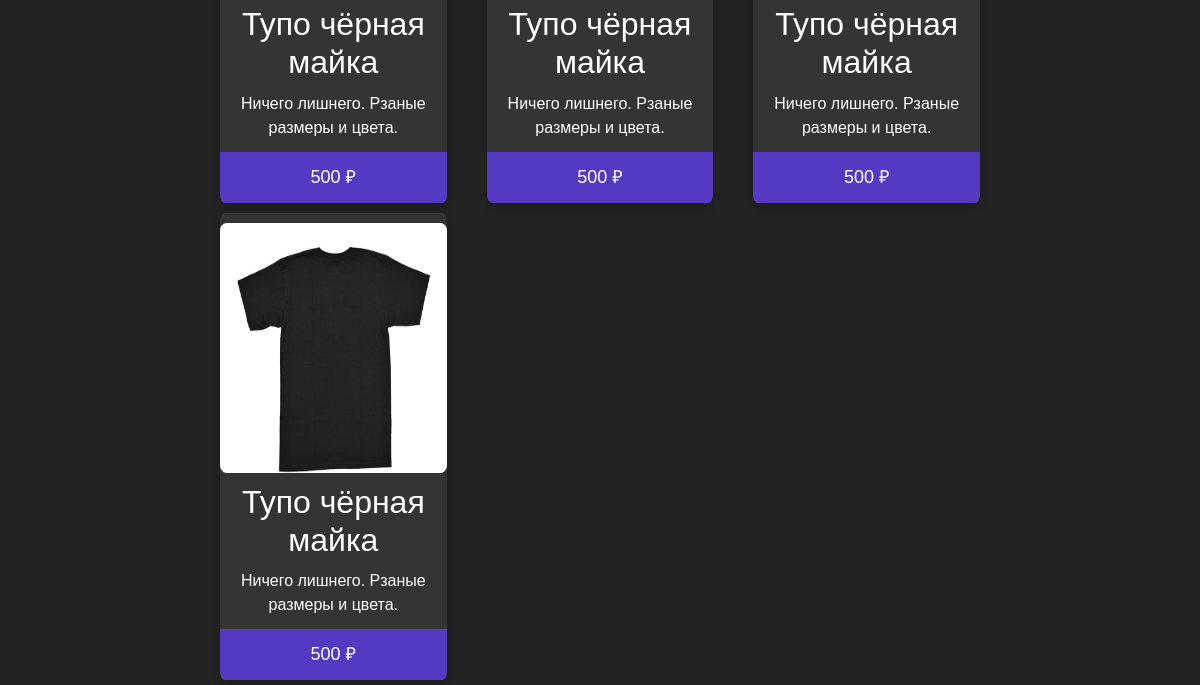
The app's page / (lower part), older data.
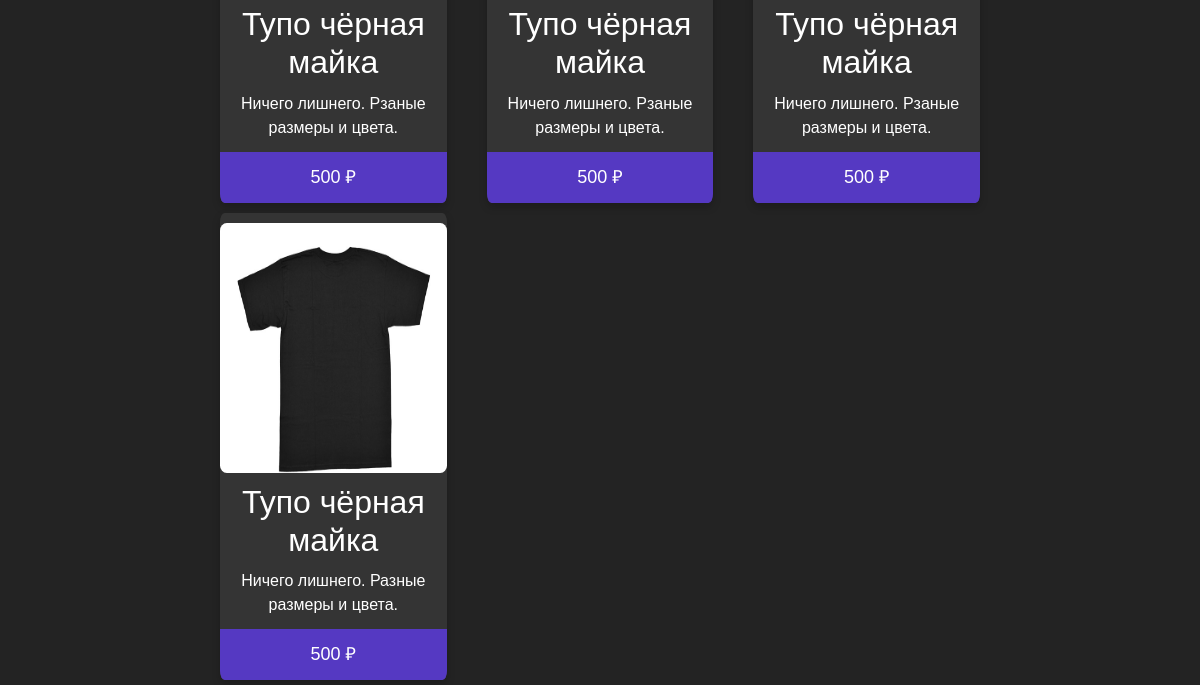
The same page, newer data.
### JustSimpleShop/models.py (models this page shows, shortened)
class Product(models.Model):
    category = models.ForeignKey(Category, related_name="products", on_delete=models.CASCADE)
    name = models.CharField(max_length=100, db_index=True)
    slug = models.SlugField(max_length=100, db_index=True)
    description = models.TextField(blank=True)
    price = models.PositiveIntegerField()
    available = models.BooleanField(default=True)
    stock = models.PositiveIntegerField()
    created_at = models.DateTimeField(auto_now_add=True)
    updated_at = models.DateTimeField(auto_now=True)
    image = models.ImageField(upload_to='products/%Y/%m/%d', blank=True)
    class Meta:
        ordering = ('name',)
        index_together = (('id', 'slug'),)
    def get_absolute_url(self):
        return reverse('JustSimpleShop:product_detail', args=[self.id, self.slug])

### JustSimpleShop/views.py (the view)
# urls.py: url(r'^$', views.product_list, name='product_list'),
def product_list(request, category_slug=None):
    category = None
    categories = Category.objects.all()
    products = Product.objects.filter(available=True)
    if category_slug:
        category = get_object_or_404(Category, slug=category_slug)
        products = Product.objects.filter(category=category)
    context = {
        'category': category,
        'categories': categories,
        'products': products
    }
    return render(request, 'JustSimpleShop/product/list.html', context)

### JustSimpleShop/models.py (called while the page is built)
    def get_absolute_url(self):
        return reverse('JustSimpleShop:product_list_by_category', args=[self.slug])

### cart/cart.py (called while the page is built)
    def __len__(self):
        return sum(item['quantity'] for item in self.cart.values())

### cart/context-processors.py (called while the page is built)
def cart(request):
    return {'cart': Cart(request)}

### JustSimpleShop/templates/JustSimpleShop/product/list.html (shortened to what this page needs)
{% extends 'JustSimpleShop/base.html' %}
{% load static %}
{% block content %}
   <div class="container-fluid">
      <div class="row justify-content-center" style="margin-top: 6%">
        <div class="col-sm-8 blog-main">
          <div class="blog-post">
              <div class="row">
                  {% for product in products %}
                      <div class="col-md-4 product-wrapper">
                        <div class="product">
                            <a href="{{ product.get_absolute_url }}">
                                <img src="{% if product.image %} {{ product.image.url }} {% else %} {% static 'img/default.jpg' %} {% endif %}" alt="..." >
                            </a>
                            <div>
                                <h2 class="product-title">
                                    <a href="{{ product.get_absolute_url }}">{{ product.name }}</a>
                                </h2>
                                <div class="product-description">{{ product.description }}</div>
                                <a href="{{ product.get_absolute_url }}"><div class="price">{{ product.price }} ₽</div></a>
                            </div>
                        </div>
                      </div>
                  {% endfor %}
              </div>
          </div>
        </div>
      </div>
    </div>
{% endblock %}

Row changes from the older to the newer data that the page shows:
changed Product: description "Ничего лишнего. Рзаные размеры и цвета." → "Ничего лишнего. Разные размеры и цвета."
